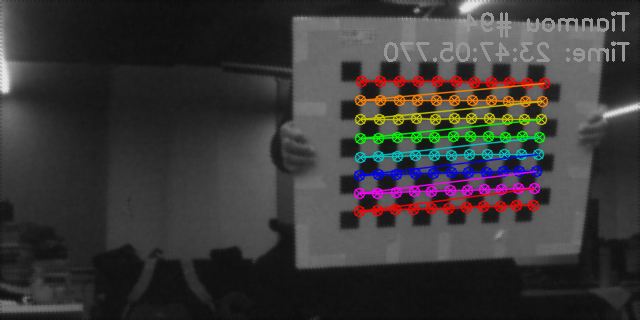
#> input picture yyf_new/calib/calib_0408/visualization/ds1_corners_0020.png, 640 x 320 px; its folder holds only this picture in this run
$ python -i utils.py   (imports and definitions only)
#> lines starting #> are read from the running program, lines starting #| are printed output that depends on the picture
"""
calib/utils.py — 标定工具集（所有标定脚本共享）
"""

import os
import json
import time
import cv2
import numpy as np
import matplotlib.pyplot as plt
import matplotlib
# [1 line not run here, left out]
from glob import glob
from typing import Tuple, List, Dict, Any, Optional


# ============================================================
# 棋盘格参数
# ============================================================
BOARD_COLS = 9
BOARD_ROWS = 6
SQUARE_SIZE = 43.46          # mm（须与采集时一致）
FACTOR_RESIZE = 2.0         # 角点检测放大倍率

# 天眸参考内参（640×320, v2镜头 2026-03）
TM_K_REF = np.array([
    [713.0134,   0.      , 224.1754],
    [  0.    , 712.7342 , 269.0033],
    [  0.    ,   0.     ,   1.     ]], dtype=np.float64)

# RealSense D455 出厂默认（640×480 Color）
RS_K_DEFAULT = np.array([
    [385.019,   0.     , 329.543],
    [  0.    , 384.118 , 241.941],
    [  0.    ,   0.    ,   1.    ]], dtype=np.float64)

RS_D_DEFAULT = np.array([-0.0542, 0.0636, -0.0005, -0.0003, -0.0202], dtype=np.float64)


# ============================================================
# 图像读取
# ============================================================

TM_FLIP_HORIZONTAL = True  # 天眸镜头硬件安装方向导致图像左右镜像，标定和后续使用均须先翻转


def read_tianmou_image(path: str) -> Optional[np.ndarray]:
    """读取天眸图像，自动去黑边（如果是 TIFF 16bit），并水平镜像纠正硬件安装导致的左右翻转。"""
    img = cv2.imread(path, cv2.IMREAD_UNCHANGED)
#> img is the input picture: shape (320, 640, 3); mean B, G, R 56.1, 56.5, 58.4
    if img is None:
        return None
    if img.ndim == 3 and img.dtype == np.uint16:
        img = cv2.normalize(img, None, 0, 255, cv2.NORM_MINMAX).astype(np.uint8)
        img = cv2.cvtColor(img, cv2.COLOR_BGR2GRAY) if img.ndim == 3 else img
    if img.ndim == 3:
        img = cv2.cvtColor(img, cv2.COLOR_BGR2GRAY)
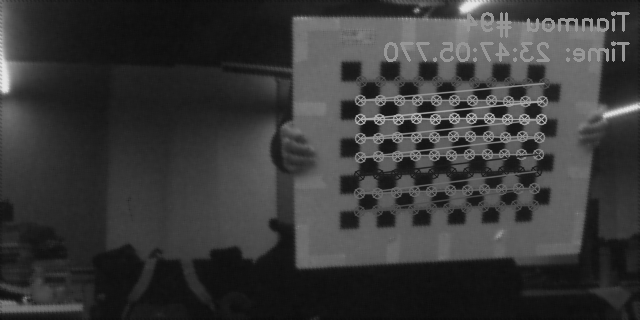
#> img: shape (320, 640); min 11, max 229, mean 57
    if TM_FLIP_HORIZONTAL:
        img = cv2.flip(img, 1)   # flipCode=1: 水平翻转
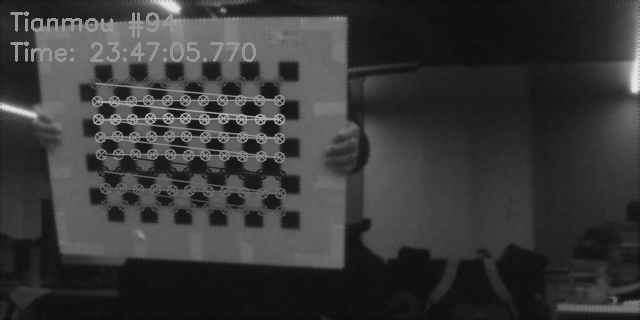
#> img: shape (320, 640); min 11, max 229, mean 57
    return img


# [123 lines left out: functions to_gray, build_3d_objpoints, detect_corners, detect_corners_pair, draw_corners, visualize_stereo_pair and 1 more, not called in this run]


# ============================================================
# 文件 I/O
# ============================================================

def ensure_dir(path: str) -> None:
    os.makedirs(path, exist_ok=True)


# [4 lines left out: function save_json, not called in this run]


def load_json(path: str) -> Dict:
    with open(path) as f:
        return json.load(f)


def load_K(K_list: List) -> np.ndarray:
    return np.array(K_list, dtype=np.float64)


def load_dist(d_list: List) -> np.ndarray:
    return np.array(d_list, dtype=np.float64)


# ============================================================
# 打印工具
# ============================================================

# [10 lines left out: functions print_header, print_matrix, not called in this run]


def print_vector(label: str, v: np.ndarray, fmt: str = ".4f") -> None:
    print(f"  {label}: " + "  ".join(f"{x:{fmt}}" for x in v.ravel()))


# ============================================================
# 棋盘格外参估算（辅助验证）
# ============================================================

# [20 lines left out: function estimate_pose, not called in this run]

>>> result = read_tianmou_image('calib_0408/visualization/ds1_corners_0020.png')

$ run again, on yyf_new/calib/calib_0408/visualization/ds1_corners_0040.png
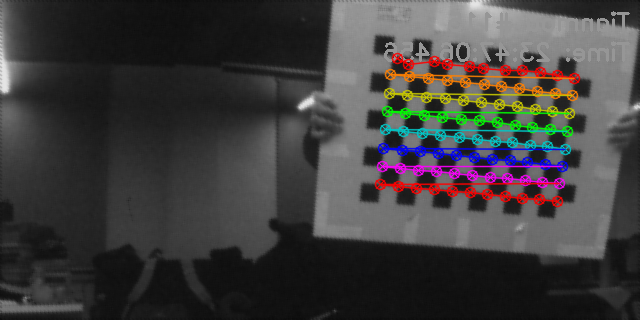
#> input picture yyf_new/calib/calib_0408/visualization/ds1_corners_0040.png, 640 x 320 px
#> in read_tianmou_image, img is the input picture: shape (320, 640, 3); mean B, G, R 61.4, 61.8, 63.7
#> in read_tianmou_image, `img = cv2.cvtColor(img, cv2.COLOR_BGR2GRAY)`:
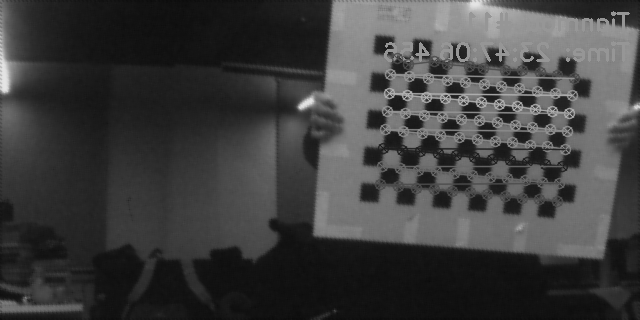
#> img: shape (320, 640); min 10, max 229, mean 62.3
#> in read_tianmou_image, `img = cv2.flip(img, 1)`:
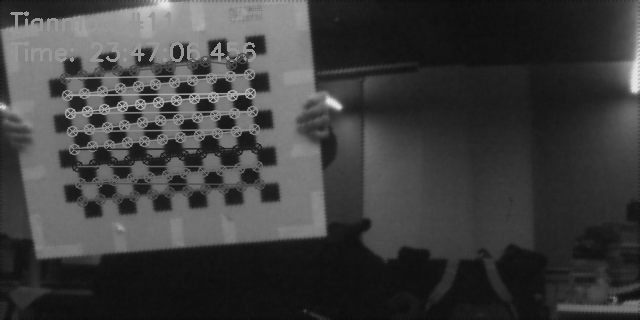
#> img: shape (320, 640); min 10, max 229, mean 62.3
